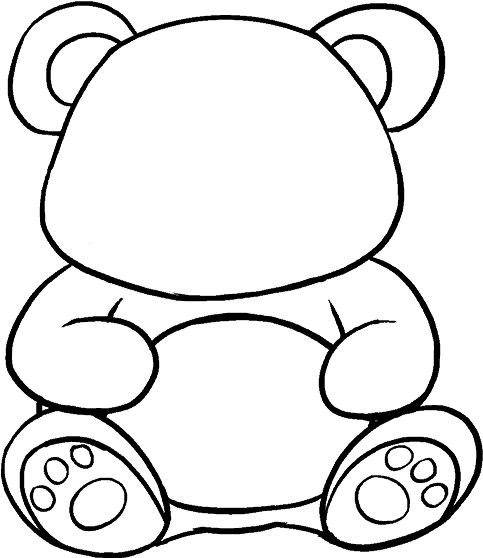
#> input picture Notebooks_FMM/TestImages/netclipart.com-pigs-clipart-black-and-2011693.png, 483 x 558 px
$ jupyter execute --allow-errors MedialAxis.ipynb   (shell and % lines are left out)
#> lines starting #> are read from the running program, lines starting #| are printed output that depends on the picture; after the words box and inside, x2 and y2 are one past the last pixel; in counts of white or black regions, pixels touching at a corner belong together
# The HFM library - A fast marching solver with adaptive stencils

## Part : Application examples
## Chapter : The medial axis, and an application

**The medial axis.** Given a subset $\Gamma$ of a domain $\Omega$, the medial axis is defined as the collection of points $x\in \Omega$ where the distance
$$
    d_\Gamma(x) := \min_{y \in \Gamma} d(x,y)
$$
is not differentiable. The concept makes senses for subsets of $R^d$ equipped with the Euclidean distance, but also in more general metric spaces, such as Riemannian manifolds. In the latter case, the medial axis is often referred to as the *cut-locus*.

Computing the medial axis is a common problem in computer geometry, for which there exists a variety of methods.
In this notebook, we use a naive approach based on numerically approximating the distance map, estimating its hessian, and pruning. This method is certainly not the most accurate, but it is quite robust to noise, which is often an issue in this context, and works in two and three dimensions. The eigenvalues and eigenvectors of this hessian matrix also provides valuable information on the structure of the medial axis.

**Curve denoising.**
I present an application of the medial axis computation to curve denoising, with the property that *smooth curves are left (exactly) invariant*. The algorithm consists of three steps:
* Compute a tubular neighborhood of the curve, with radius $r>0$.
* Compute the medial axis of this tubular neighborhood.
* Replace the original curve with a shortest curve through this medial axis, with the same endpoints.

The fast marching algorithm is used three times in this process, once for each step. The surprising mathematical property of this method is the following, stated informally:
* *Assume that the radius of curvature (and local feature size) of the original curve is bounded by $r$. Then the original curve and the smoothed curve coincide exactly.

This property is in sharp contrast with other curve evolution methods such as the curve shortening flow, which only leaves invariant straight lines. A common practical solution is to introduce a data fidelity term in the optimized functional, so as to prevent excessive drift, in particular towards the interior of the curved regions. Nevertheless, a bias is introduced, even if the original curve is smooth.

This numerical experiment on curve denoising is freely inspired by the following preprint: Santana-Cedrés, D., Monzón, N., & Alvarez, L. (2015). *An Algorithm for 3D Curve Smoothing.* [link](http://www.ipol.im/pub/pre/292/preprint.pdf)

[**Summary**](Summary.ipynb) of volume Fast Marching Methods, this series of notebooks.

[**Main summary**](../Summary.ipynb) of the Adaptive Grid Discretizations
	book of notebooks, including the other volumes.

# Table of contents
  * [1. Computation of the medial axis](#1.-Computation-of-the-medial-axis)
    * [1.1 Euclidean distance to an object](#1.1-Euclidean-distance-to-an-object)
    * [1.2 Gaussian hessian filtering](#1.2-Gaussian-hessian-filtering)
    * [1.3 Eigen-analysis and the medial axis](#1.3-Eigen-analysis-and-the-medial-axis)
  * [2. Planar curve extraction and smoothing](#2.-Planar-curve-extraction-and-smoothing)
    * [2.1 Tubular neighborhood of a curve](#2.1-Tubular-neighborhood-of-a-curve)
    * [2.2 Curve smoothing](#2.2-Curve-smoothing)
    * [2.3 Analysis of the results](#2.3-Analysis-of-the-results)
    * [2.4 Further smoothing ?](#2.4-Further-smoothing-?)
  * [3. Three dimensional curves](#3.-Three-dimensional-curves)
    * [3.1 Curve smoothing](#3.1-Curve-smoothing)
    * [3.2 Analysis of the results](#3.2-Analysis-of-the-results)

This Python&reg; notebook is intended as documentation and testing for the [HamiltonFastMarching (HFM) library](https://github.com/mirebeau/HamiltonFastMarching), which also has interfaces to the Matlab&reg; and Mathematica&reg; languages.
More information on the HFM library in the manuscript:
* Jean-Marie Mirebeau, Jorg Portegies, "Hamiltonian Fast Marching: A numerical solver for anisotropic and non-holonomic eikonal PDEs", 2019 [(link)](https://hal.archives-ouvertes.fr/hal-01778322)

Copyright Jean-Marie Mirebeau, University Paris-Sud, CNRS, University Paris-Saclay

## 0. Importing the required libraries

[cell 1]
import sys; sys.path.insert(0,"..") # Allow import of agd from parent directory (useless if conda package installed)
#from Miscellaneous import TocTools; print(TocTools.displayTOC('MedialAxis','FMM'))

[cell 2]
from agd import Eikonal
from agd import LinearParallel as lp
from agd import FiniteDifferences as fd
from agd import Metrics
from agd import Plotting

[cell 3]
import numpy as np; xp=np
import matplotlib.pyplot as plt
import matplotlib.image
from mpl_toolkits.mplot3d import Axes3D
from scipy.ndimage.filters import gaussian_filter,maximum_filter,minimum_filter
import time

### 0.1 Optional configuration
Uncomment the following line to use the GPU eikonal solver. (Comment it for the CPU eikonal solver.)

[cell 4]
#Eikonal.dictIn.default_mode = 'gpu_transfer'

Alternatively, with a recent cupy version, you should be able to use the cupyx.scipy.ndimage module.

## 1. Computation of the medial axis

We compute the medial axis of a cartoon image, by numerically computing and then differentiating the distance map.

[cell 5]
# https://www.netclipart.com/isee/wTowwJ_black-white-cartoon-drawings-how-to-draw-a/
local_path = 'TestImages/netclipart.com-pigs-clipart-black-and-2011693.png'
web_path = 'https://github.com/Mirebeau/AdaptiveGridDiscretizations/blob/master/Notebooks_FMM/TestImages/netclipart.com-pigs-clipart-black-and-2011693.png?raw=true'

try: image0 = matplotlib.image.imread(local_path)
#> image0 is the input picture: shape (558, 483, 4) float32; mean R, G, B, A 0, 0, 0, 0.101
except FileNotFoundError: image0 = matplotlib.image.imread(web_path)

[cell 6]
image = image0[:,:,3]>0.5
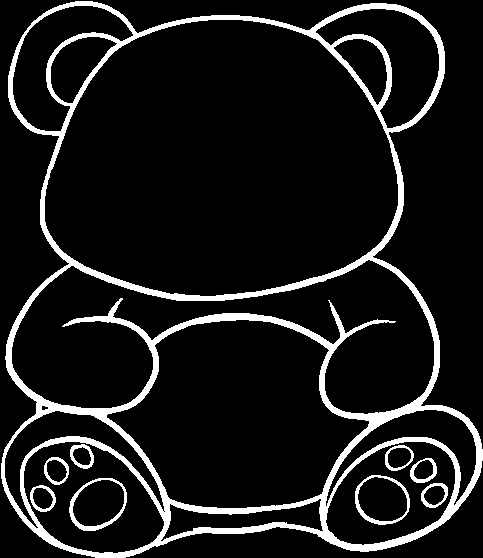
#> image: shape (558, 483) bool; 10.3% white; 9 white regions, largest, box (x1, y1, x2, y2) and area: (1, 1, 483, 558) 25328, (69, 478, 127, 531) 558, (355, 475, 410, 525) 496

[cell 7]
plt.imshow(image,cmap="Greys");

### 1.1 Euclidean distance to an object

As could be expected in this series of notebooks, we rely on the fast marching method to compute the Euclidean distance to the object boundary.

#> (a cell that did not finish here is left out)

#> (a cell that did not finish here is left out)

#> (a cell that did not finish here is left out)

### 1.2 Gaussian hessian filtering

The medial axis of an object $\Gamma$ is defined as the set of points where the distance $d_\Gamma$ to that object is not differentiable. Nevertheless, this will not stop us from differentiating $d_\Gamma$, *twice*.

*In the continuous setting*, the hessian $H$ of $d_\Gamma$ can be regarded as a signed measure, with values in the symmetric matrices. If the curve $\Gamma$ is sufficiently smooth (and perhaps other technical assumptions), one can decompose $H = H_d {\mathcal L}_\Omega + H_{d-1} {\mathcal L}_M $, where $M$ denotes the medial axis of $\Gamma$, which is a piecewise smooth $d-1$ dimensional manifold, and $L_M$ denotes the $d-1$ dimensional Lebesgue measure on it.
The eigenvalues and eigenvectors of $H_{d-1}$ at a point $x\in M$ can be described in terms of the tangent space to the medial axis $M$ at $x$, and the angle between the points of $\Gamma$ closest to $x$. In addition, $H_{d-1}$ is *everywhere negative semi-definite*.

*In the discrete setting*, we differentiate a mollification of $d_\Gamma$, defined through a Gaussian kernel.

[cell 11]
def hessian(image,sigma):
    """
    Estimate of gaussian of an image.
    Inputs :
     - image: to be filtered
     - sigma : standard deviation, measured in pixels
    """
    rg=range(image.ndim)
    return np.array([[gaussian_filter(image,sigma,order=[(i,j).count(k) for k in rg])
                      for i in rg] for j in rg])

#> (a cell that did not finish here is left out)

#> (a cell that did not finish here is left out)

#> (a cell that did not finish here is left out)

### 1.3 Eigen-analysis and the medial axis

As discussed above, strongly negative eigenvalues of $d_\Gamma$ correspond to the medial axis, and the corresponding eigenvector is orthogonal to the medial axis. There also exists faint lines of positive eigenvalues, which illustrate the instability of the medial axis computation.

Strongly positive eigenvalues only occur on the boundary $\Gamma$ from which the distance is computed.

[cell 15]
def eigh(m):
    """Eigenvalues and eigenvectors, of m, with geometric dimensions first."""
    eVals,eVec = np.linalg.eigh(np.moveaxis(m,(0,1),(-2,-1)))
    return np.moveaxis(eVals,-1,0),np.moveaxis(eVec,(-2,-1),(1,0))

#> (a cell that did not finish here is left out)

[cell 17]
plt.figure(figsize=(8,5))

plt.subplot(1,2,1)
plt.title("Negative eigenvalue: medial axis")
#> (the rest of this cell did not finish here and is left out)

## 2. Planar curve extraction and smoothing

As discribed in the introduction, we consider a curve smoothing method, based on replacing the curve with the medial axis of its tubular neighborhood.

### 2.1 Tubular neighborhood of a curve

As could be expected, we rely on the fast marching method to compute the Euclidean distance to a curve, and define a tubular neighborhood.

[cell 18]
def spiral2(t):
    u = np.sqrt(t) # Reparametrization for approx constant speed
    return np.array((np.cos(u),np.sin(u)))*u
def oscillations2(t):
    t=1.5*t
    return np.array((np.cos(.6*t)+np.sin(.4*t),np.cos(.5*t)+np.sin(.7*t)))

[cell 19]
np.random.seed(42) # reproducibility

[cell 20]
spiral2_t = np.linspace(np.pi,5*np.pi,300)**2
spiral2_exact = spiral2(spiral2_t)
spiral2_noisy = spiral2_exact + 0.5*np.random.normal(size=spiral2_exact.shape)
spiral2_osc = spiral2_exact + 0.5*oscillations2(spiral2_t)
spiral2_noisy_osc = spiral2_exact+ 0.4*(oscillations2(spiral2_t)+np.random.normal(size=spiral2_exact.shape))

spirals2 = {'exact':spiral2_exact,'noisy':spiral2_noisy,
           'oscillating':spiral2_osc,'noisy and oscillating':spiral2_noisy_osc}

[cell 21]
fig=plt.figure(figsize=(10,8))

for i,(name,values) in enumerate(spirals2.items()):
    plt.subplot(2,2,1+i); plt.axis('equal')
    plt.title(name)
    plt.plot(*values)
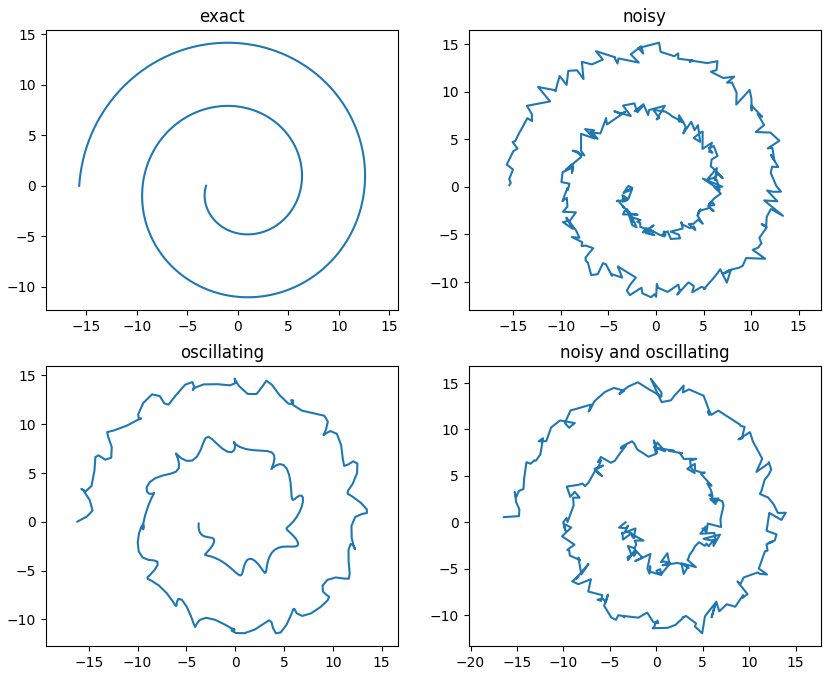
#> figure drawn by matplotlib, 4 panels

#> (a cell that did not finish here is left out)

[cell 23]
tubes = {}
#> (the rest of this cell did not finish here and is left out)

[cell 24]
plt.figure(figsize=[10,8])
for i,(name,values) in enumerate(tubes.items()):
    plt.subplot(2,2,i+1); plt.axis('equal')
    plt.title(name)
    plt.contourf(*X,values,levels=np.linspace(0,3,5))

### 2.2 Curve smoothing

The algorithm below implements the full curve smoothing procedure, which can be described in more detail as follows:
* Computation of the distance to the original curve, until some distance $r>0$, using isotropic fast marching.
* Construction of the set $\Gamma$, which mainly consists of the boundary of the $r$ neighborhood to the curve. We also introduce in $\Gamma$ the points where the fronts originating from different parts of the curve meet. Without this enhancement, one must carefully choose a $r$ to avoid shortcuts.
* Computation of the medial axis $M$ of $\Gamma$, using again isotropic fast marching.
* Construction of a Riemannian metric, favoring paths which stay close and tangent to $M$. For that purpose we rely on the eigen-analysis of the hessian of $d_\Gamma$.
* Computation of a path joining the two extremities of the original curve, with minimal length w.r.t. the constructed Riemannian metric, using anisotropic fast marching.

The algorithm is fairly robust to parameter changes. In particular, the anisotropic fast marching method in the last step may be replaced with an isotropic method without much change to the results; but since there is a natural anisotropy defined, why not use it ?

[cell 25]
def smooth_medial(curve,rmax,dimx,
                  sigma=2.,cmin=0.01,anisotropy=10.,rho=8.,
                  param=None,param_jump=0.1,verbosity=0,order=(2,2,1)):
    """
    Smooth a curve, by extracting the shortest path through the medial axis of its tubular boundary.
    Inputs:
     - curve (float array, shape=(vdim,nPts)) : the curve to be smoothed
     - rmax (float): diameter of the tubular neighborhood
     - dimx (int): number of discretization points along the horizontal axis
     - sigma (float, optional): radius of the gaussian kernel, measured in pixels
     - cmin (float, optional): lower bound on the cost of travel
     - rho (float, optional): introduces an additional factor exp( -d_Gamma/(rho*dx) ) in the cost,
       where dx is the grid scale. Mostly useful in three dimensions.
     - anisotropy (float, optional): upper bound on the anisotropy
     - param (float array, shape=(nPts,), optional): a parametrization of the curve to be smoothed
     - param_jump (float, optional): two points of the curve whose parameter difference exceeds
       this threshold are considered irrelevant to each other
     - order (tuple(int,int,int), optional): the order of the fast marching methods to be used
    """
    # Compute the distance to the curve
    if param is None: param = np.linspace(0,1,curve.shape[1])
    vdim=len(curve)
    hfmIn1 = Eikonal.dictIn({
        'model':f"Isotropic{vdim}",
        'verbosity':verbosity,
        'exportValues':1,
        'cost':1,
        'seeds':curve.T,
        'seedValueVariation':param.reshape(1,-1),
        'order':order[0],
    })
    sides = np.array([np.min(curve,axis=1)-rmax,np.max(curve,axis=1)+rmax]).T
    hfmIn1.SetRect(sides=sides,dimx=dimx)
    X = hfmIn1.Grid()
    dx = hfmIn1['gridScale']
    hfmIn1['stopAtDistance']=rmax+2*dx
    hfmOut1 = hfmIn1.Run()
    values1 = hfmOut1['values'].value # Discard AD information
    values1[values1>rmax]=np.inf
    param1 = hfmOut1['values'].gradient(0) # Propagates the parametrization to the domain

    # Detect the tubular neighborhood boundary
    values1_max = maximum_filter(values1,size=3,mode='constant',cval=np.inf)
    param1_max = maximum_filter(param1,size=3)
    param1_min = minimum_filter(param1,size=3)
    bd = np.logical_and(np.isfinite(values1),
                        np.logical_or(np.isinf(values1_max),param1_max>=param_jump+param1_min))

    # Compute the distance to the tubular neighborhood boundary
    seeds2 = X[:,bd].T
    seedValues2 = -values1[bd]
    hfmIn2 = Eikonal.dictIn({
        'model':f"Isotropic{vdim}",
        'verbosity':verbosity,
        'exportValues':1,
        'cost':1,
        'walls':np.isinf(values1),
        'seeds':seeds2,
        'seedValues':seedValues2,
        'order':order[1],
    })
    hfmIn2.SetRect(sides=sides,dimx=dimx)
    hfmOut2 = hfmIn2.Run()
    values2 = hfmOut2['values']

    # Produce a metric that favors the tubular neighborhood centerline
    values2[np.isinf(values2)]=np.nan
    hess = hessian(values2,sigma)
    walls = np.logical_or(np.isnan(hess.sum(axis=(0,1))),bd)
    hess[:,:,walls]=0. # No incidence, avoids NaNs

    def eigen_map(ev):
        """Function used to map the eigenvalues of the hessian into a suitable Riemannian metric"""
        mu = -1.2*sigma*ev/hfmIn2['gridScale'] # Normalization of eigenvalues, expected to lie in [0,1]
        mu = np.maximum(0.,np.minimum(1.,mu)) # Enforce that lies in [0,1]
        mum = mu.max(axis=0)
        cost = 1./(1.+(mum-mu)/cmin) # Minimal cost cmin along the medial axis, maximal cost 1 elsewhere
        cost = np.minimum(cost,anisotropy*np.min(cost,axis=0)) # Bound anisotropy
        if rho: cost *= np.exp(-values2/(rho*dx))
        cost[:,walls]=1. # No incidence, avoids NaNs
        return cost**2 # Riemannian metric eigenvalues equal the squared cost

    time_start=time.time()
    metric = Metrics.Riemann.from_mapped_eigenvalues(hess, eigen_map)
    if verbosity>=1: print(f"metric construction took {time.time()-time_start} seconds")

    # Find a shortest path for the metric
    hfmIn3 = Eikonal.dictIn({
        'model':f"Riemann{vdim}",
        'verbosity':verbosity,
        'exportValues':1,
        'metric':metric,
        'walls':walls,
        'seeds':[curve[:,0]],
        'tips':[curve[:,-1]],
        'order':order[2],
    })

    hfmIn3.SetRect(sides=sides,dimx=dimx)
    hfmOut3 = hfmIn3.Run()
    hfmOut3['hess']=hess

    return hfmOut3['geodesics'][0],((hfmIn1,hfmOut1),(hfmIn2,hfmOut2),(hfmIn3,hfmOut3))

#> (a cell that did not finish here is left out)

#> (a cell that did not finish here is left out)
